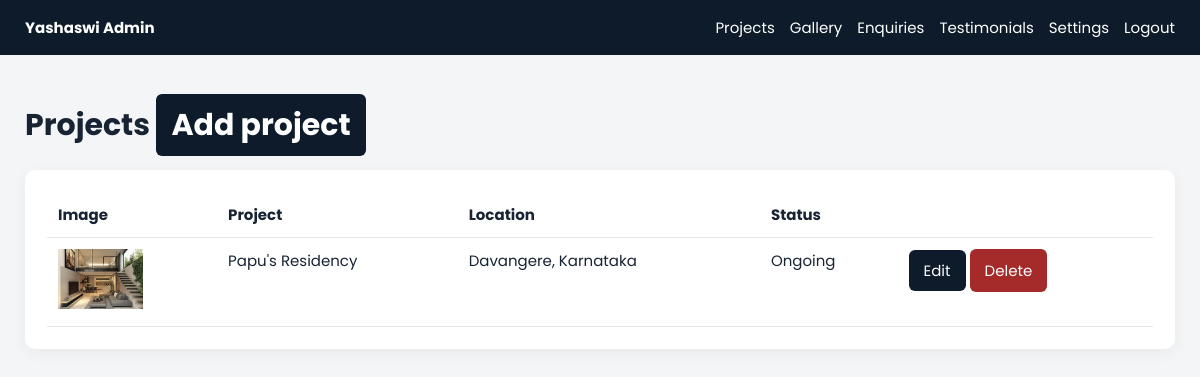
The page /admin/projects.php (signed in) on the database its author committed.
### tables this page shows
CREATE TABLE projects (id INT UNSIGNED AUTO_INCREMENT PRIMARY KEY, project_name VARCHAR(150) NOT NULL, location VARCHAR(200) NOT NULL, description TEXT NOT NULL, status ENUM('Upcoming','Ongoing','Completed') NOT NULL DEFAULT 'Ongoing', price VARCHAR(100) NULL, google_map TEXT NULL, thumbnail VARCHAR(255) NOT NULL, created_at TIMESTAMP DEFAULT CURRENT_TIMESTAMP);

### includes/functions.php (called while the page is built, shortened)
<?php
function e(?string $value): string { return htmlspecialchars((string) $value, ENT_QUOTES, 'UTF-8'); }
function url(string $path = ''): string { return rtrim(BASE_URL, '/') . '/' . ltrim($path, '/'); }

### includes/db.php (called while the page is built, shortened)
<?php
function db(): PDO
{
    static $pdo;
    if (!$pdo instanceof PDO) {
        $pdo = new PDO('mysql:host=' . DB_HOST . ';dbname=' . DB_NAME . ';charset=utf8mb4', DB_USER, DB_PASS, [
            PDO::ATTR_ERRMODE => PDO::ERRMODE_EXCEPTION,
            PDO::ATTR_DEFAULT_FETCH_MODE => PDO::FETCH_ASSOC,
            PDO::ATTR_EMULATE_PREPARES => false,
        ]);
    }
    return $pdo;
}

### admin/projects.php (the view)
<?php require_once __DIR__ . '/../includes/admin.php'; admin_required(); $projects=db()->query('SELECT * FROM projects ORDER BY created_at DESC')->fetchAll(); admin_head('Projects'); ?><h1>Projects <a class="button" href="<?=url('admin/add-project.php')?>">Add project</a></h1><div class="card"><table><tr><th>Image</th><th>Project</th><th class="hide-mobile">Location</th><th>Status</th><th></th></tr><?php foreach($projects as $p):?><tr><td><img class="thumb" src="<?=url($p['thumbnail'])?>" alt=""></td><td><?=e($p['project_name'])?></td><td class="hide-mobile"><?=e($p['location'])?></td><td><?=e($p['status'])?></td><td><a class="button" href="<?=url('admin/edit-project.php?id='.(int)$p['id'])?>">Edit</a> <form style="display:inline" method="post" action="<?=url('admin/delete-project.php')?>"><input type="hidden" name="csrf" value="<?=csrf_token()?>"><input type="hidden" name="id" value="<?=$p['id']?>"><button class="danger" onclick="return confirm('Delete this project?')">Delete</button></form></td></tr><?php endforeach?></table></div><?php admin_foot(); ?>

### includes/admin.php (style rules this page uses)
body { margin:0;background:#f3f5f7;color:#182333;font:15px Poppins,Arial }
.card { background:#fff;padding:22px;border-radius:10px;box-shadow:0 4px 16px #0000000d;margin:22px 0 }
button,.button { border:0;background:#0d1b2a;color:#fff;padding:10px 15px;border-radius:6px;text-decoration:none;font:inherit;cursor:pointer }
.danger { background:#a52a2a }
table { border-collapse:collapse;width:100% }
th,td { text-align:left;padding:11px;border-bottom:1px solid #e5e7eb;vertical-align:top }
.thumb { width:85px;height:60px;object-fit:cover }

### rows shown on the page
projects: thumbnail (picture), project_name "Papu's Residency", location "Davangere, Karnataka", status "Ongoing"
